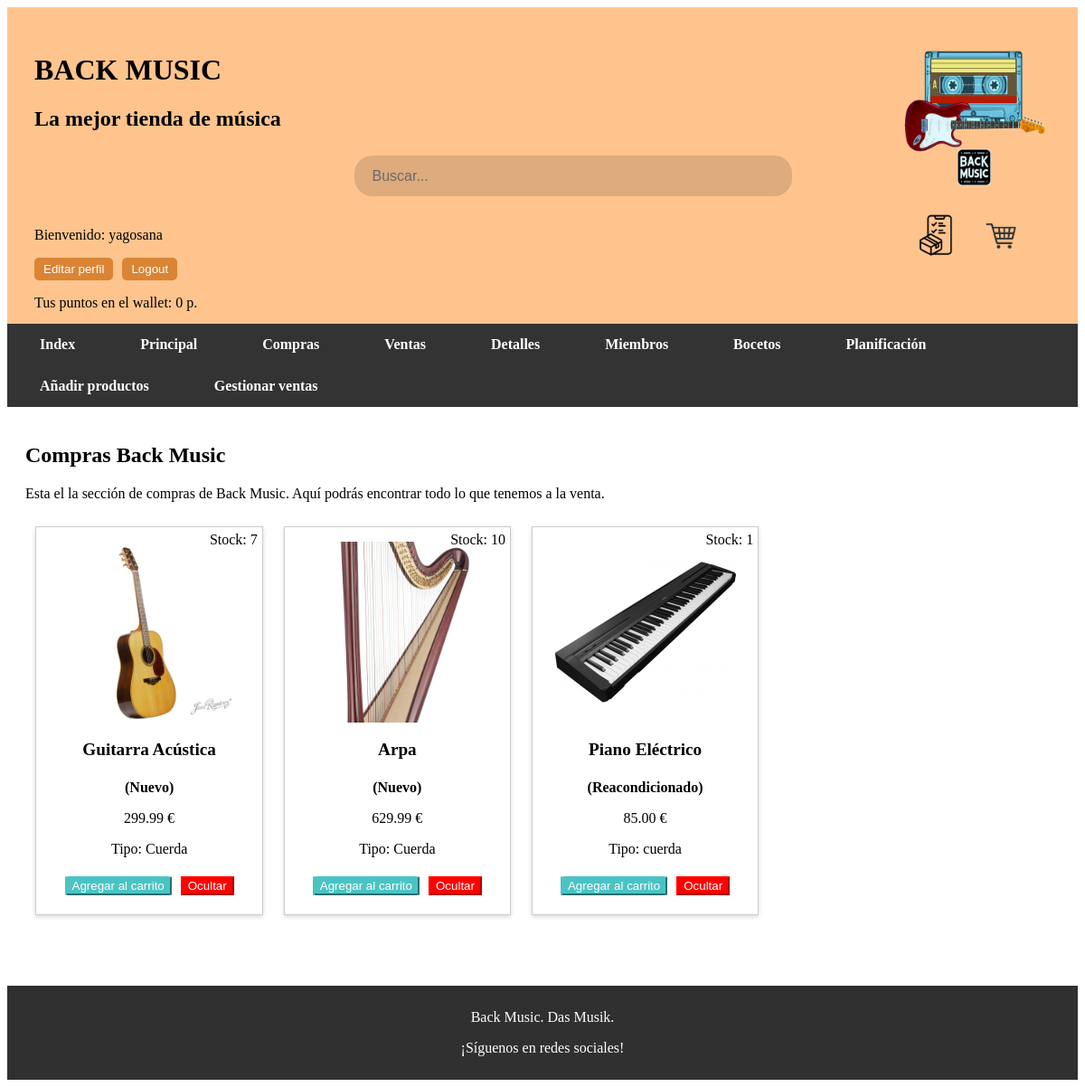
The page /includes/vistas/plantillas/BuscarPorTipo.php?tipo=Cuerda (signed in) on the database its author committed.
### tables this page shows
CREATE TABLE `usuario` (
  `Apellido` text NOT NULL,
  `Nombre` text NOT NULL,
  `User` varchar(20) NOT NULL,
  `Idusuario` int(20) UNSIGNED NOT NULL,
  `Pass` varchar(60) NOT NULL,
  `Email` varchar(20) NOT NULL,
  `Rol` varchar(20) NOT NULL,
  `Puntos` double(10,2) DEFAULT 0
);

CREATE TABLE `productos` (
  `ID_Producto` int(10) UNSIGNED NOT NULL,
  `Nombre` varchar(20) NOT NULL,
  `Descripcion` varchar(200) NOT NULL,
  `Precio` decimal(6,2) NOT NULL,
  `Imagen` varchar(255) NOT NULL,
  `Stock` int(100) NOT NULL,
  `Visible` tinyint(1) NOT NULL DEFAULT 1,
  `Tipo` varchar(20) NOT NULL,
  `ID_Venta` int(10) UNSIGNED NOT NULL
);

### includes/vistas/helpers/producto.php (called while the page is built, shortened)
<?php
class Producto
{
    private $ID;
    private $Nombre;
    private $Precio;
    private $Imagen;
    private $Stock;
    private $Tipo;
    public function __construct($ID, $Nombre, $Descripcion, $Precio, $Imagen, $Stock, $Visible, $Tipo, $ID_Venta)
    {
        $this->ID = $ID;
        $this->Nombre = $Nombre;
        $this->Precio = $Precio;
        $this->Imagen = $Imagen;
        $this->Stock = $Stock;
        $this->Tipo = $Tipo;
    }
    public static function getProductosPorTipo($tipo)
    {
        $pdo = Aplicacion::getInstance()->getConexionBd();
        $stmt = $pdo->prepare('SELECT * FROM productos WHERE Tipo = :tipo ORDER BY Visible DESC');
        $stmt->execute(['tipo' => $tipo]);
        $result = $stmt->fetchAll(PDO::FETCH_ASSOC);
        return $result;
    }
    public function getNombre()
    {
        return $this->Nombre;
    }
    public function getStock()
    {
        return $this->Stock;
    }
    public function getID()
    {
        return $this->ID;
    }
    public function getImagen()
    {
        return $this->Imagen;
    }
    public function getPrecio()
    {
        return $this->Precio;
    }
    public function getTipo()
    {
        return $this->Tipo;
    }
    public function getVisible()
    {
        $pdo = Aplicacion::getInstance()->getConexionBd();
        $stmt = $pdo->prepare('SELECT Visible FROM productos WHERE ID_Producto = :ID');
        $stmt->execute(['ID' => $this->ID]);
        $visible = $stmt->fetch();
        return $visible['Visible'];
    }
    public function esReacondicionado($producto){
        $pdo = Aplicacion::getInstance()->getConexionBd();
        $stmt = $pdo->prepare('SELECT ID_Venta FROM productos WHERE ID_Producto = :ID');
        $stmt->execute(['ID' => $producto->getID()]);
        $reacondicionado = $stmt->fetch();
        return $reacondicionado['ID_Venta'];
    }
}

### includes/src/usuarios/usuario.php (called while the page is built, shortened)
<?php
class Usuario
{
    public static function buscaUsuario($nombreUsuario)
    {
        $conn = Aplicacion::getInstance()->getConexionBd();
        $query = "SELECT * FROM usuario U WHERE U.User=:nombreUsuario";
        $stmt = $conn->prepare($query);
        $stmt->execute(['nombreUsuario' => $nombreUsuario]);
        $result = false;
        $fila = $stmt->fetch(PDO::FETCH_ASSOC);
        if ($fila) {
            $result = new Usuario($fila['User'], $fila['Pass'], $fila['Nombre'], $fila['Apellido'], $fila['Email'], $fila['Rol'], $fila['Idusuario']);
            $result->inicializarCarrito();
        }
        return $result;
    }
    public static function getPuntos($id_usuario) {
        $conn = Aplicacion::getInstance()->getConexionBd();
        $query = "SELECT Puntos FROM usuario WHERE Idusuario=:idUsuario";
        $stmt = $conn->prepare($query);
        $stmt->execute(['idUsuario' => $id_usuario]);
        $result = $stmt->fetch(PDO::FETCH_ASSOC);
        return $result['Puntos'];
    }
}

### includes/vistas/plantillas/BuscarPorTipo.php (the view, shortened to what this page needs)
<?php
require_once("../helpers/producto.php");
require_once RAIZ_APP . '/includes/src/usuarios/usuario.php';
$productos = [];
$tipo = $_GET['tipo'];
$producto = new Producto(null, null, null, null, null, null, null, null, null);
if ($tipo == 'Todos') {
    $productos_data = $producto->getAllProductos();
} else if ($tipo == 'Reacondicionados') {
    $productos_data = $producto->getProductosReacondicionados();
} else {
    $productos_data = $producto->getProductosPorTipo($tipo);
}
foreach ($productos_data as $producto_data) {
    $producto = new Producto($producto_data['ID_Producto'], $producto_data['Nombre'], $producto_data['Descripcion'], $producto_data['Precio'], $producto_data['Imagen'], $producto_data['Stock'], $producto_data['Visible'], $producto_data['Tipo'], $producto_data['ID_Venta']);
    $productos[] = $producto;
}
$ruta = RUTA_APP;
$contenido = '<h2>Compras Back Music</h2>
        <p>Esta el la sección de compras de Back Music. Aquí podrás encontrar todo lo que tenemos a la venta.</p>';
if (!empty($productos)) {
    foreach ($productos as $producto) {
        $reacondicionado = "(Nuevo)";
        if ($producto->esReacondicionado($producto)) {
            $reacondicionado = "(Reacondicionado)";
        }
        $visible = $producto->getVisible();
        if ($visible || isset($_SESSION["esEmpleado"])) {
            if ($visible) {
                $class = "producto";
            } else $class = "producto productoOculto";
            $rutaImagen = RUTA_APP . $producto->getImagen();
            $stock = $producto->getStock();
            $contenido .= <<<EOS
            <div class='$class' style='position: relative;'>
                <a class='subr' href='detalles_producto.php?id={$producto->getID()}'>
                <span class='stock'>Stock: $stock</span>
                <img src='$rutaImagen' alt='Imagen del producto' id='imgCompras'>
                    <div class ='detalles'>
                        <h3>{$producto->getNombre()}</h3>
                        <h4>$reacondicionado</h4>
                    </a>
                    <p>{$producto->getPrecio()} €</p>
                    <p>Tipo: {$producto->getTipo()}</p>
                </div>
                <div class='botones'>
            EOS;
            if (isset($_SESSION["login"])) {
                $contenido .= <<<EOS
                <form action='$ruta/includes/vistas/helpers/procesarCarrito.php' method='post'>
                    <input type='hidden' name='producto_id' value='{$producto->getID()}'>
                    <button class='agregar' type='submit' name='agregar_producto'>Agregar al carrito</button>
                </form>
                EOS;
            } else {
                $contenido .= <<<EOS
                <button class='agregar' onclick="window.location.href='$ruta/incudes/src/login.php'">Agregar al carrito</button>
                EOS;
            }
            if (isset($_SESSION["esEmpleado"]) && $visible) {
                $contenido .= <<<EOS
                <form action='$ruta/includes/vistas/helpers/procesarEliminacion.php' method='post'>
                    <input type='hidden' name='producto_id' value='{$producto->getID()}'>
                    <button class='borrar' type='submit' name='eliminar_producto'>Ocultar</button>
                </form>
                EOS;
            } else if (isset($_SESSION["esEmpleado"])) {
                $contenido .= <<<EOS
                <form action='$ruta/includes/vistas/helpers/procesarReabastecer.php' method='post'>
                    <input type='hidden' name='producto_id' value='{$producto->getID()}'>
                    <button class='reabastecer' type='submit' name='reabastecer_producto'>Reabastecer</button>
                </form>
                EOS;
            }
            $contenido .= "</div></div>";
        }
    }
}
require_once RAIZ_APP . '/includes/vistas/plantillas/plantilla.php';

### includes/vistas/comun/cabecera.php (shortened to what this page needs)
<?php
if (isset($_SESSION["login"])) {
    require_once RAIZ_APP . '/includes/src/usuarios/usuario.php';
    $usuario = Usuario::buscaUsuario($_SESSION["nombre"]);
}
?>
<!DOCTYPE html>
<html>
<header>
    <div id="divSuperior">
        <img src="<?php echo RUTA_IMGS ?>/backMusicLogo.png" class="logoCabecera">
        <h1 class="h1titulo">BACK MUSIC</h1>
        <h2>La mejor tienda de música</h2>
        <div class="cabecera">
            <form action="<?php echo RUTA_SRC ?>/buscar.php" method="get">
                <input type="text" name="q" class="buscador" placeholder="Buscar...">
            </form>
        </div>
    </div>
    <div id="divInferior">
        <div id="divlogin">
            <?php
            if (isset($_SESSION["login"])) {
                echo "<p>Bienvenido: " . $_SESSION["nombre"] . "</p>
                <div class='buttoncabecera'>
                    <form action='" . RUTA_SRC . "/editarPerfil.php' method='post'>
                        <button type='submit' name='edit_profile'>Editar perfil</button>
                    </form>
                    <form action='" . RUTA_SRC . "/usuarios/logout.php' method='post'>
                        <button type='submit' name='logout'>Logout</button>
                    </form>
                </div>
                </p>";
                $puntos = Usuario::getPuntos($usuario->getId());
                echo "<p>Tus puntos en el wallet: $puntos p.</p>";
            }
            ?>
        </div>
        <div id="divarticulos">
            <div id="divpedido">
                <a href="<?php echo RUTA_VISTAS ?>/plantillas/mostrarPedidos.php"><img src="<?php echo RUTA_IMGS ?>/PEDIDO.png" alt="Pedido"></a>
            </div>
            <div id="divcarrito">
                <a href="<?php echo RUTA_VISTAS ?>/plantillas/mostrarCarrito.php"><img src="<?php echo RUTA_IMGS ?>/carrito.png" alt="Carrito"></a>
            </div>
        </div>
    </div>
</header>
</html>

### css/estilos.css (style rules this page uses)
body { background-color: #ffffff; }
header { padding: 30px; height: 290px; display: flex; flex-direction: column; background-color: #ffc48d; color: black; }
#divSuperior { order: 1; }
#divInferior { order: 2; margin-top: 10px; }
#divlogin { float: left; }
#divarticulos { float: right; display: flex; flex-direction: row; margin-right: 30px; }
#divcarrito { float: right; margin-left: 20px; }
#divcarrito img { width: 50px; }
#divpedido img { width: 50px; }
header a, header a:visited { color: black; font-weight: bold; text-decoration: none; }
.h1titulo { width: 50%; }
.logoCabecera { background-color: none; float: right; width: 170px; height: 170px; }
.producto { display: inline-block; border: 1px solid #ccc; padding: 1em; margin-bottom: 1em; overflow: auto; max-height: 50%; width: 19%; margin: 1%; background-color: #ffffff; box-shadow: 0 2px 5px rgba(0, 0, 0, 0.15); }
.producto img { display: block; margin: auto; height: 100px; width: 100px; object-fit: cover; }
.producto .detalles { text-align: center; }
.producto h3 { font-size: 1.2em; color: black; font-weight: bold; margin-bottom: 10px; }
.producto h4 { color: black; margin-bottom: 10px; }
.subr { text-decoration: none; }
.botones { display: flex; justify-content: center; align-items: center; flex-wrap: wrap; }
.botones button { margin: 5px; }
.agregar { order: 1; background-color: rgb(76, 195, 195); border-color: rgb(76, 195, 195); color: white; border-radius: 5%; }
.borrar { background-color: red; border-color: red; color: white; margin-left: 30px; }
img#imgCompras { width: 200px; height: 200px; }
.cabecera { background-color: none; height: 60px; display: flex; align-items: center; justify-content: center; }
.buscador { width: 180%; height: 45px; border-radius: 20px; border: none; padding: 0 20px; background-color: #ddab7c; color: #fff; font-size: 16px; }
.buscador::placeholder { color: #696969; opacity: 1; }
.stock { color: black; position: absolute; top: 5px; right: 5px; }
.buttoncabecera { display: flex; gap: 10px; }
.buttoncabecera button { background-color: #da8434; color: white; padding: 5px 10px; border: none; border-radius: 5px; cursor: pointer; }

### rows shown on the page
usuario: puntos "0"
productos: Stock "7", Imagen (picture), Nombre "Guitarra Acústica", reacondicionado "(Nuevo)", Precio "299.99", Tipo "Cuerda"
productos: Stock "10", Imagen (picture), Nombre "Arpa", reacondicionado "(Nuevo)", Precio "629.99", Tipo "Cuerda"
productos: Stock "1", Imagen (picture), Nombre "Piano Eléctrico", reacondicionado "(Reacondicionado)", Precio "85.00", Tipo "cuerda"

### other values the page prints
$_SESSION["nombre"] "yagosana"
